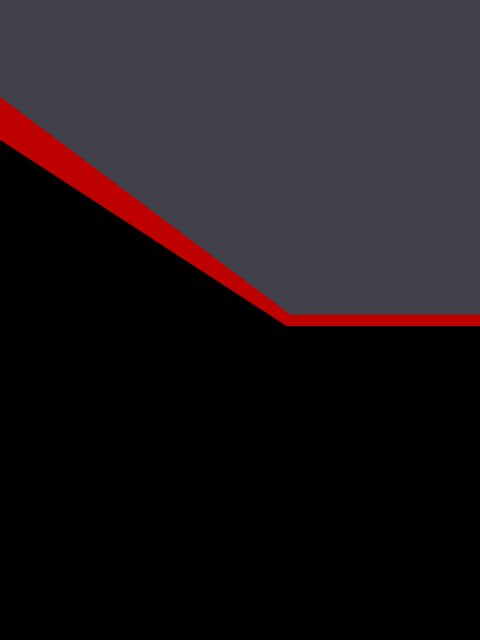
Frame 1 (no input)
Frame 2 (the mouse pressed at the canvas centre, redrawn once): identical to frame 1, image omitted

The Processing sketch that drew this single still picture (run headless with seeded random() and noise(); the mouse was pressed at the canvas centre and the sketch redrawn once):

// Processing sketch: a_team_the
// ── a_team_the.pde
// Manuale di Programmazione Cinematografica
// Daniele Olmisani, 2017

// The A-Team (2010)


final color PAPER = color(0);
final color INK1 = color(65, 65, 75);
final color INK2 = color(190, 0, 0);


void setup() {
  size(480, 640);
  noLoop();
}


void draw() {
  
  final float S = min(width, height);
  final float U = 0.002;

  translate(0.6*width, 0.5*height);
  scale(S);
  
  background(PAPER);
  
  fill(INK1);
  noStroke();
  quad(-2.0, -1.5, 0.0, 0.0, 2.0, 0.0, -1.5, -2.0);
  
  fill(INK2);
  stroke(INK2);
  strokeWeight(12*U);
  
  line(0.0, 0.0, 2.0, 0.0);
  triangle(-2.0, -1.5, 0.0, 0.0, -2.0, -1.3);
  
  save("the-a-team.png");
}
